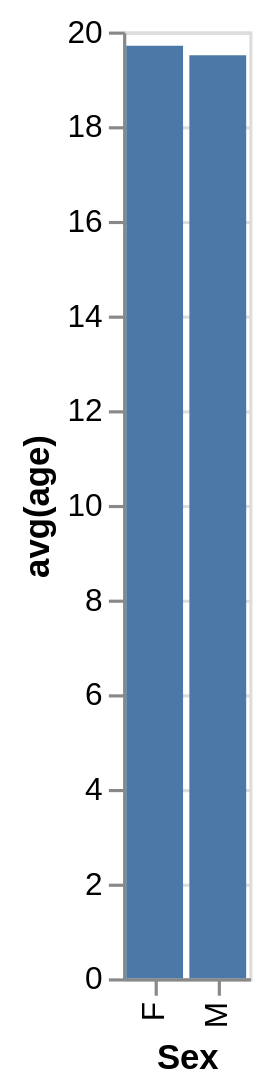

This figure's Vega-Lite source:
### Vega-Lite specification from a JSON file in a GitHub repository (floating-point values rounded to 4 significant figures)
{"data": {"values": [{"x_data": "F", "y_data": 19.7}, {"x_data": "M", "y_data": 19.5}]}, "mark": "bar", "encoding": {"x": {"field": "x_data", "type": "nominal", "title": "Sex", "sort": "ascending"}, "y": {"field": "y_data", "type": "quantitative", "title": "avg(age)"}}}
